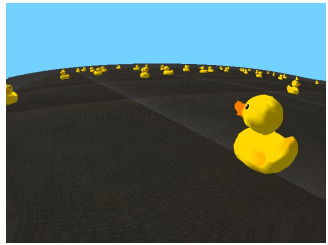
#> input picture braitenberg/assets/samples/duckies_simulation/duckie_sim_03.jpg, 328 x 245 px, given in place of pic3_rect.png, which was not available
$ python HSV_bound_oli.py ../../../braitenberg/assets/samples/duckies_simulation/duckie_sim_03.jpg
#> lines starting #> are read from the running program, lines starting #| are printed output that depends on the picture; after the words box and inside, x2 and y2 are one past the last pixel; in counts of white or black regions, pixels touching at a corner belong together; pictures that were not available may be replaced by others from this repository, and a replacement may not be noted
import sys

# import duckietown_code_utils as dcu
import numpy as np
import cv2

def nothing(x):
    pass

def main(fname: str = None):
    # Create a window
    cv2.namedWindow("image")

    # frame0 = dcu.image_cv_from_jpg_fn(fname or sys.argv[1])
    frame0 = cv2.imread(fname)
#> frame0 is the input picture: shape (245, 328, 3); mean B, G, R 102.1, 102.8, 81.2
    # white thresholds
    # lastL = np.array([0, 0, 130])
    # lastU = np.array([179, 48, 255])
    # yellow thresholds
    lastL = np.array([20, 100, 95])
    lastU = np.array([30, 255, 255])

    # create trackbars for color change
    cv2.createTrackbar("lowH", "image", lastL[0], 179, nothing)
    cv2.createTrackbar("highH", "image", lastU[0], 179, nothing)

    cv2.createTrackbar("lowS", "image", lastL[1], 255, nothing)
    cv2.createTrackbar("highS", "image", lastU[1], 255, nothing)

    cv2.createTrackbar("lowV", "image", lastL[2], 255, nothing)
    cv2.createTrackbar("highV", "image", lastU[2], 255, nothing)

    while True:
        frame = frame0
        # get current positions of the trackbars
        ilowH = cv2.getTrackbarPos("lowH", "image")
        ihighH = cv2.getTrackbarPos("highH", "image")
        ilowS = cv2.getTrackbarPos("lowS", "image")
        ihighS = cv2.getTrackbarPos("highS", "image")
        ilowV = cv2.getTrackbarPos("lowV", "image")
        ihighV = cv2.getTrackbarPos("highV", "image")

        # convert color to hsv because it is easy to track colors in this color model
        hsv = cv2.cvtColor(frame, cv2.COLOR_BGR2HSV)
#> hsv: shape (245, 328, 3); mean H, S, V 45, 78, 118.1
        lower_hsv = np.array([ilowH, ilowS, ilowV])
        higher_hsv = np.array([ihighH, ihighS, ihighV])
        if not np.allclose(lastL, lower_hsv) or not np.allclose(lastU, higher_hsv):
            print(f"lower {lower_hsv} upper {higher_hsv}")
            lastL = lower_hsv
            lastU = higher_hsv

        # Apply the cv2.inrange method to create a mask
        mask = cv2.inRange(hsv, lower_hsv, higher_hsv)
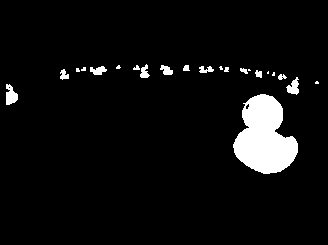
#> mask: shape (245, 328); 5.5% white; 22 white regions (8 under 20 px), largest, box (x1, y1, x2, y2) and area: (233, 94, 298, 174) 3415, (6, 84, 18, 105) 172, (286, 77, 299, 95) 135
        # Apply the mask on the image to extract the original color
        frame = cv2.bitwise_and(frame, frame, mask=mask)
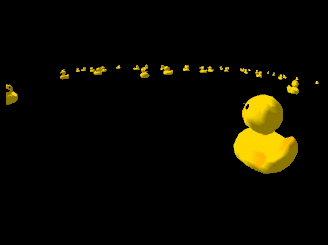
#> frame: shape (245, 328, 3); mean B, G, R 0.4, 9.4, 11.1
        cv2.imshow("image", frame)
        # Press q to exit
        if cv2.waitKey(1) & 0xFF == ord("q"):
#> (key q is pressed here)
            break

    # close windows
    cv2.destroyAllWindows()

if __name__ == "__main__":
    # fn = './assets/images/visual_control/pic1_rect.png'
    # fn = './assets/images/visual_control/pic2_rect.png'  # bot angled slightly left
    fn = './assets/images/visual_control/pic3_rect.png'  # bot angled slightly right
    # fn = './assets/images/visual_control/pic10.png'      # bot slightly located on right
    # fn = './assets/images/visual_control/pic11.png'    # bot angled left, must turn right
    # fn = './assets/images/visual_control/pic12.png'      # bot angled right, must turn left

    main(fn)

$ run again, on braitenberg/assets/samples/duckies_simulation/duckie_sim_04.jpg
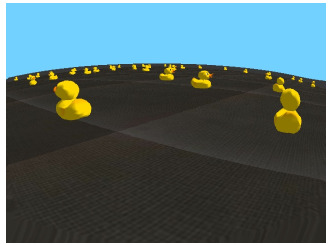
#> input picture braitenberg/assets/samples/duckies_simulation/duckie_sim_04.jpg, 328 x 245 px, given in place of pic3_rect.png, which was not available
#> in main, frame0 is the input picture: shape (245, 328, 3); mean B, G, R 104.4, 101.5, 79.2
#> hsv: shape (245, 328, 3); mean H, S, V 44.3, 74, 116.1
#> in main, `mask = cv2.inRange(hsv, lower_hsv, higher_hsv)`:
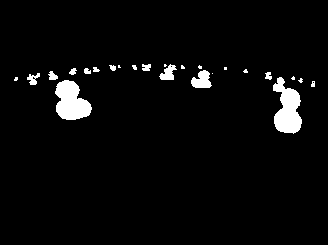
#> mask: shape (245, 328); 3.7% white; 24 white regions (11 under 20 px), largest, box (x1, y1, x2, y2) and area: (273, 77, 302, 134) 1040, (55, 80, 92, 120) 1009, (191, 70, 212, 88) 258
#> in main, `frame = cv2.bitwise_and(frame, frame, mask=mask)`:
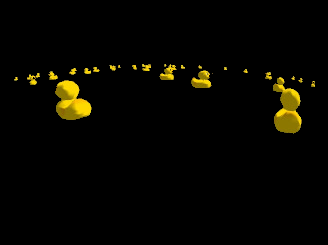
#> frame: shape (245, 328, 3); mean B, G, R 0.4, 5.7, 6.7

$ run again, on braitenberg/assets/samples/duckies_simulation/duckie_sim_05.jpg
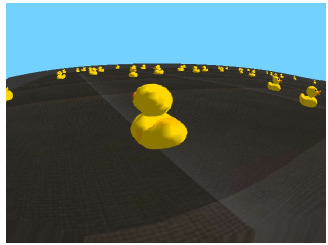
#> input picture braitenberg/assets/samples/duckies_simulation/duckie_sim_05.jpg, 328 x 245 px, given in place of pic3_rect.png, which was not available
#> in main, frame0 is the input picture: shape (245, 328, 3); mean B, G, R 104.1, 102.5, 80.9
#> hsv: shape (245, 328, 3); mean H, S, V 43.1, 77.3, 117.8
#> in main, `mask = cv2.inRange(hsv, lower_hsv, higher_hsv)`:
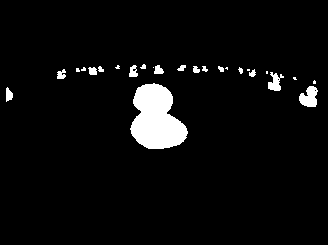
#> mask: shape (245, 328); 4.6% white; 25 white regions (9 under 20 px), largest, box (x1, y1, x2, y2) and area: (130, 83, 188, 149) 2612, (299, 86, 318, 107) 277, (268, 72, 284, 91) 171
#> in main, `frame = cv2.bitwise_and(frame, frame, mask=mask)`:
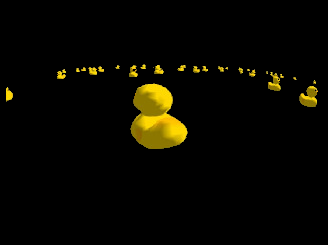
#> frame: shape (245, 328, 3); mean B, G, R 0.4, 7.2, 8.5
